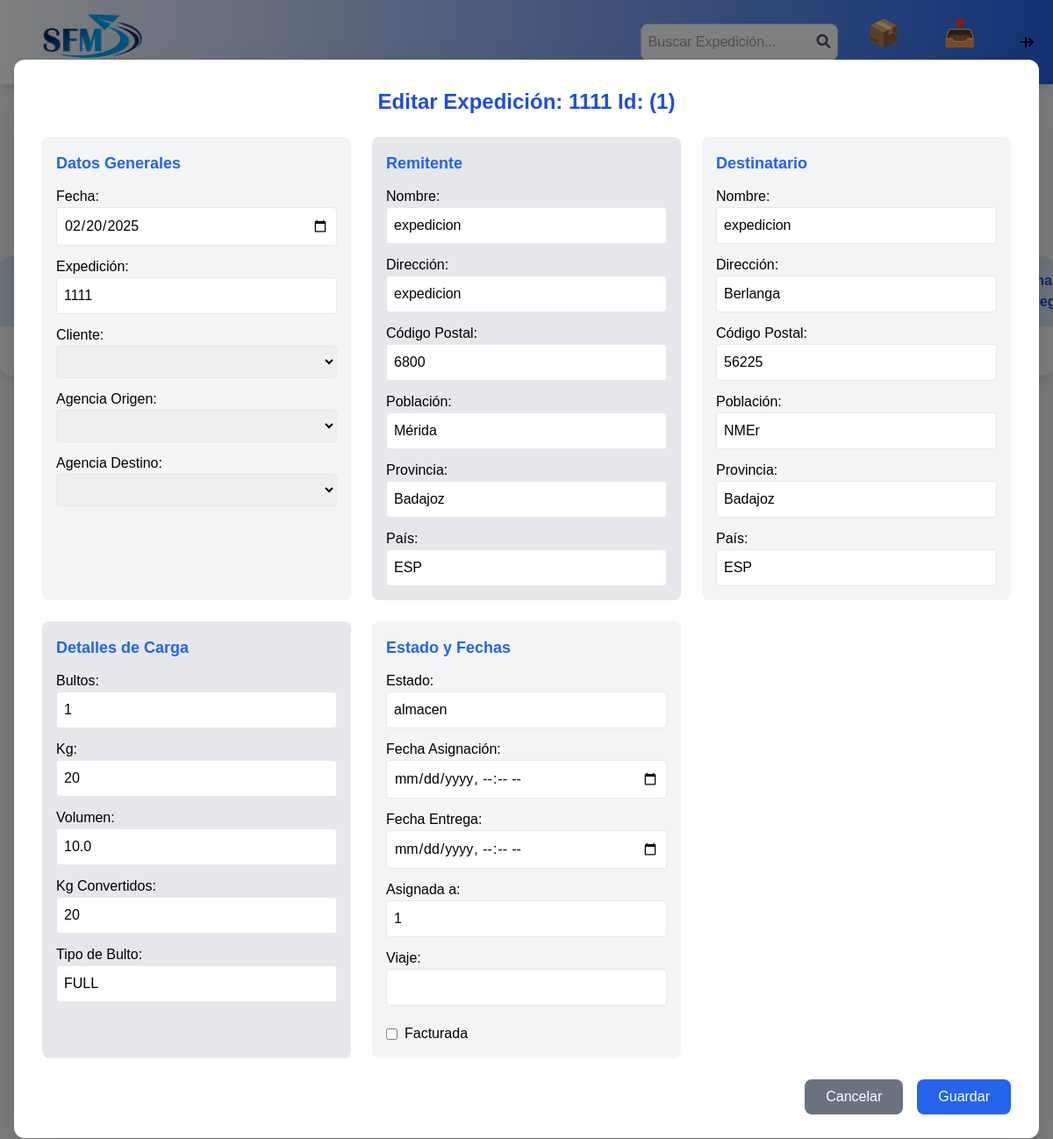
Before: /consultar_expedicion?id=1 with the older database file.
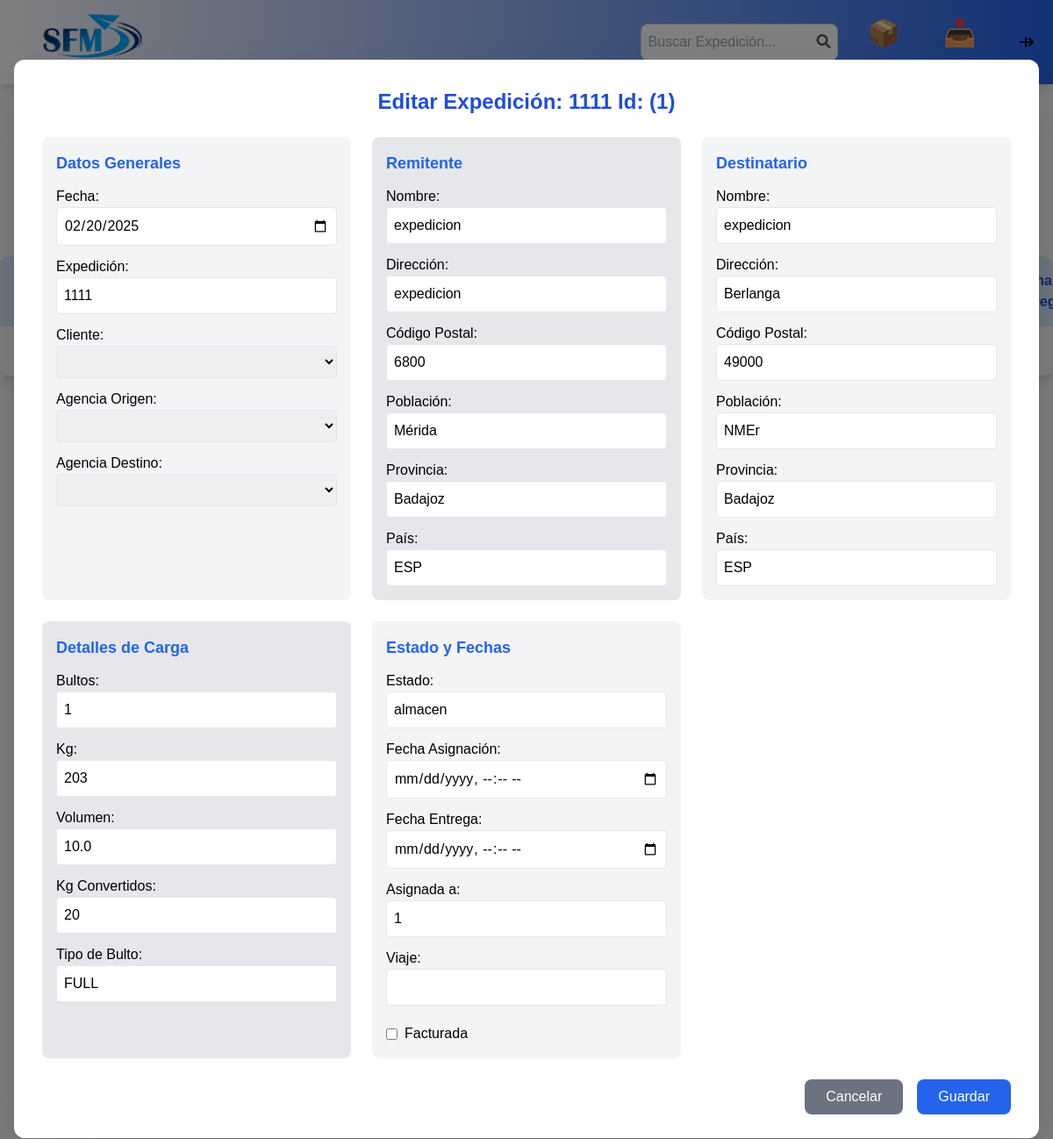
After: the same page with the newer database file.
### models.py (models this page shows, shortened)
class Expedicion(Base):
    __tablename__ = "expedicion"
    id = Column(Integer, primary_key=True, autoincrement=True, nullable=False)
    fecha = Column(DateTime, nullable=False)
    expedicion = Column(Integer, nullable=False)
    agencia_origen = Column(String(200), nullable=False)
    agencia_destino = Column(String(200), nullable=False)
    cliente = Column(String(200), nullable=False)
    remitente = Column(String(200), nullable=False)
    dir_remitente = Column(String(200), nullable=True)
    cod_postal_remitente = Column(Integer, nullable=False)
    poblacion_remitente = Column(String(200), nullable=False)
    provincia_remitente = Column(String(200), nullable=False)
    pais_remitente = Column(String(100), nullable=False)
    tlf_remitente = Column(String(200), nullable=True)
    destinatario = Column(String(200), nullable=False)
    dir_destinatario = Column(String(200), nullable=False)
    cod_postal_destinatario = Column(Integer, nullable=False)
    poblacion_destinatario = Column(String(200), nullable=False)
    provincia_destinatario = Column(String(200), nullable=False)
    pais_destinatario = Column(String(100), nullable=False)
    tlf_destinatario = Column(String(200), nullable=True)
    bultos = Column(Integer, nullable=False)
    kg = Column(Integer, nullable=False)
    volumen = Column(Float, nullable=True)
    kg_conv = Column(Integer, nullable=False)
    tipo_bulto = Column(String(100), nullable=True)
    reembolso = Column(Float, nullable=True, default=0.0)
    estado = Column(Enum("almacen", "en reparto", "entregado", name="estado_expedicion"), nullable=False,
                    default="almacen")
    fecha_asignacion = Column(DateTime, nullable=True)
    fecha_entrega = Column(DateTime, nullable=True)
    facturada = Column(Boolean, default=False)
    asignada_a = Column(String, default=True)
    viaje = Column(Integer, nullable=True)
    ingreso_com_reembolso = Column(Float, nullable=True, default=0.0)
    ingreso_distribucion = Column(Float, nullable=True, default=0.0)
    ingreso_cargo_adicional = Column(Float, nullable=True, default=0.0)
    coste_reparto = Column(Float, nullable=True, default=0.0)
    coste_arrastre = Column(Float, nullable=True, default=0.0)
    coste_removido = Column(Float, nullable=True, default=0.0)
    coste_distribucion = Column(Float, nullable=True, default=0.0)
    albaran_entrega = Column(Boolean, default=False)
    albaran_cliente = Column(Boolean, default=False)
    observaciones = Column(String(200), nullable=True)
    incidencia_tipo = Column(Enum("ausente", "rechazado", "sin tiempo", "0", name="incidencia_tipo"), nullable=True,
                    default="0")
    fecha_incidencia = Column(DateTime, nullable=True)
    incidencia_ampliacion = Column(String(200), nullable=True)
    dev_alb_firmado = Column(Boolean, default=False)
    __table_args__ = (
        UniqueConstraint('expedicion', 'cliente', name='_expedicion_cliente_uc'),
    )

### metodos/consultar_expedicion.py (the view)
    @app.route('/consultar_expedicion', methods=['GET'])
    def consultar_expedicion():
        expedicion_id = request.args.get('id')
        if not expedicion_id:
            return render_template('repartos.html', error="Por favor, ingrese un número de expedición.")
        expedicion = db.session.query(Expedicion).filter_by(id=expedicion_id).first()
        if not expedicion:
            expedicion = db.session.query(Expedicion).filter_by(expedicion=expedicion_id).first()
        if not expedicion:
            return render_template('repartos.html', error="Expedición no encontrada.")
        return render_template('repartos.html', expedicion=expedicion, abrir_modal=True)

### metodos/consultar_expedicion.py (called while the page is built)
def ruta_consultar_expedicion(app):
    @app.route('/consultar_expedicion', methods=['GET'])
    def consultar_expedicion():
        expedicion_id = request.args.get('id')
        if not expedicion_id:
            return render_template('repartos.html', error="Por favor, ingrese un número de expedición.")
        expedicion = db.session.query(Expedicion).filter_by(id=expedicion_id).first()
        if not expedicion:
            expedicion = db.session.query(Expedicion).filter_by(expedicion=expedicion_id).first()
        if not expedicion:
            return render_template('repartos.html', error="Expedición no encontrada.")
        return render_template('repartos.html', expedicion=expedicion, abrir_modal=True)

### templates/repartos.html (shortened to what the changed rows need)
<!DOCTYPE html>
<html lang="es">
<head>
    <link href="https://cdnjs.cloudflare.com/ajax/libs/font-awesome/6.0.0-beta3/css/all.min.css" rel="stylesheet">
    <script src="https://cdn.tailwindcss.com"></script>
</head>
<body class="bg-gray-50">
    <div class="flex flex-col mt-6 mx-6">
        <h2 class="text-2xl font-semibold text-blue-700 mb-6">Gestión de repartos</h2>
</div>
        <div class="overflow-x-auto bg-white shadow-lg rounded-xl">
            <table id="expedicionTable" class="min-w-full table-auto">
                <thead>
                    <tr class="bg-blue-100 text-blue-700">
                        <th class="px-6 py-4 text-left">ID</th>
                        <th class="px-6 py-4 text-left">Fecha</th>
                        <th class="px-6 py-4 text-left">Expedición</th>
                        <th class="px-6 py-4 text-left">Cliente</th>
                        <th class="px-6 py-4 text-left">Destinatario</th>
                        <th class="px-6 py-4 text-left">Bultos</th>
                        <th class="px-6 py-4 text-left">Kg</th>
                        <th class="px-6 py-4 text-left">Estado</th>
                        <th class="px-6 py-4 text-left">Fecha Asignado</th>
                        <th class="px-6 py-4 text-left">Asignado</th>
                        <th class="px-6 py-4 text-left">Viaje</th>
                        <th class="px-6 py-4 text-left">Fecha Entrega</th>
                    </tr>
                </thead>
            </table>
        </div>
    {% include 'modal_grabar_expedicion.html' %}
    {% include 'modal_editar_expedicion_simple.html' %}
</body>
</html>

### templates/modal_editar_expedicion_simple.html (shortened to what the changed rows need)
<!DOCTYPE html>
<html lang="es">
<head>
    <script src="https://cdn.tailwindcss.com"></script>
</head>
<body>
<div id="expedicionEditModalSimple" class="fixed inset-0 flex items-center justify-center bg-black bg-opacity-50 {% if not expedicion %}hidden{% endif %}">
    <div class="bg-white rounded-xl shadow-2xl w-full max-w-7xl mx-4 p-8 max-h-[90vh] overflow-y-auto">
        <h2 class="text-2xl font-bold mb-6 text-blue-700 text-center">Editar Expedición: {{ expedicion.expedicion }} Id: ({{ expedicion.id }})</h2>
        <form id="expedicionEditForm" method="POST" action="{{ url_for('editar_expedicion_simple', id=expedicion.id) if expedicion else '#' }}">
            <div class="grid grid-cols-1 md:grid-cols-3 gap-6">
                <div class="bg-gray-100 p-4 rounded-lg">
                    <div class="grid gap-3">
                        <label class="block">Fecha:
                            <input type="date" name="fecha" class="w-full p-2 border rounded"
                                   value="{{ expedicion.fecha.strftime('%Y-%m-%d') if expedicion and expedicion.fecha else '' }}" required>
                        </label>
                        <label class="block">Expedición:
                            <input type="number" name="expedicion" class="w-full p-2 border rounded"
                                   value="{{ expedicion.expedicion if expedicion else '' }}" required>
                        </label>
                    </div>
                </div>
                <div class="bg-gray-200 p-4 rounded-lg">
                    <div class="grid gap-3">
                        <label class="block">Nombre:
                            <input type="text" name="remitente" class="w-full p-2 border rounded"
                                   value="{{ expedicion.remitente if expedicion else '' }}" required>
                        </label>
                        <label class="block">Dirección:
                            <input type="text" name="dir_remitente" class="w-full p-2 border rounded"
                                   value="{{ expedicion.dir_remitente if expedicion else '' }}">
                        </label>
                        <label class="block">Código Postal:
                            <input type="number" name="cod_postal_remitente" class="w-full p-2 border rounded"
                                   value="{{ expedicion.cod_postal_remitente if expedicion else '' }}" required>
                        </label>
                        <label class="block">Población:
                            <input type="text" name="poblacion_remitente" class="w-full p-2 border rounded"
                                   value="{{ expedicion.poblacion_remitente if expedicion else '' }}">
                        </label>
                        <label class="block">Provincia:
                            <input type="text" name="provincia_remitente" class="w-full p-2 border rounded"
                                   value="{{ expedicion.provincia_remitente if expedicion else '' }}">
                        </label>
                        <label class="block">País:
                            <input type="text" name="pais_remitente" class="w-full p-2 border rounded"
                                   value="{{ expedicion.pais_remitente if expedicion else '' }}" required>
                        </label>
                    </div>
                </div>
                <div class="bg-gray-100 p-4 rounded-lg">
                    <div class="grid gap-3">
                        <label class="block">Nombre:
                            <input type="text" name="destinatario" class="w-full p-2 border rounded"
                                   value="{{ expedicion.destinatario if expedicion else '' }}" required>
                        </label>
                        <label class="block">Dirección:
                            <input type="text" name="dir_destinatario" class="w-full p-2 border rounded"
                                   value="{{ expedicion.dir_destinatario if expedicion else '' }}" required>
                        </label>
                        <label class="block">Código Postal:
                            <input type="number" name="cod_postal_destinatario" class="w-full p-2 border rounded"
                                   value="{{ expedicion.cod_postal_destinatario if expedicion else '' }}" required>
                        </label>
                        <label class="block">Población:
                            <input type="text" name="poblacion_destinatario" class="w-full p-2 border rounded"
                                   value="{{ expedicion.poblacion_destinatario if expedicion else '' }}" required>
                        </label>
                        <label class="block">Provincia:
                            <input type="text" name="provincia_destinatario" class="w-full p-2 border rounded"
                                   value="{{ expedicion.provincia_destinatario if expedicion else '' }}" required>
                        </label>
                        <label class="block">País:
                            <input type="text" name="pais_destinatario" class="w-full p-2 border rounded"
                                   value="{{ expedicion.pais_destinatario if expedicion else '' }}" required>
                        </label>
                    </div>
                </div>
                <div class="bg-gray-200 p-4 rounded-lg">
                    <div class="grid gap-3">
                        <label class="block">Bultos:
                            <input type="number" name="bultos" class="w-full p-2 border rounded"
                                   value="{{ expedicion.bultos if expedicion else '' }}" required>
                        </label>
                        <label class="block">Kg:
                            <input type="number" name="kg" class="w-full p-2 border rounded"
                                   value="{{ expedicion.kg if expedicion else '' }}" required>
                        </label>
                        <label class="block">Volumen:
                            <input type="number" step="0.01" name="volumen" class="w-full p-2 border rounded"
                                   value="{{ expedicion.volumen if expedicion else '' }}">
                        </label>
                        <label class="block">Kg Convertidos:
                            <input type="number" name="kg_conv" class="w-full p-2 border rounded"
                                   value="{{ expedicion.kg_conv if expedicion else '' }}" required>
                        </label>
                        <label class="block">Tipo de Bulto:
                            <input type="text" name="tipo_bulto" class="w-full p-2 border rounded"
                                   value="{{ expedicion.tipo_bulto if expedicion else '' }}">
                        </label>
                    </div>
                </div>
                <div class="bg-gray-100 p-4 rounded-lg">
                    <div class="grid gap-3">
                        <label class="block">Estado:
                            <input type="text" step="0.01" id="editEstado" name="estado" class="w-full p-2 border rounded"
                               value="{{ expedicion.estado if expedicion else '' }}">
                        </label>
                        <label class="block">Asignada a:
                            <input type="text" name="asignada_a" class="w-full p-2 border rounded"
                                   value="{{ expedicion.asignada_a if expedicion else '' }}">
                        </label>
                        <label class="block">Viaje:
                            <input type="number" name="viaje" class="w-full p-2 border rounded"
                                   value="{{ expedicion.viaje if expedicion else '' }}">
                        </label>
                        <div class="flex items-center mt-2">
                            <input type="checkbox" name="facturada" class="mr-2"
                                   {% if expedicion and expedicion.facturada %}checked{% endif %}>
                            <label>Facturada</label>
                        </div>
                    </div>
                </div>
            </div>
            <div class="flex justify-end space-x-4 mt-6">
            </div>
        </form>
    </div>
</div>
</body>
</html>

Changed rows visible on the page:
changed Expedicion "expedicion": cod_postal_destinatario "56225" → "49000"; kg "20" → "203"
